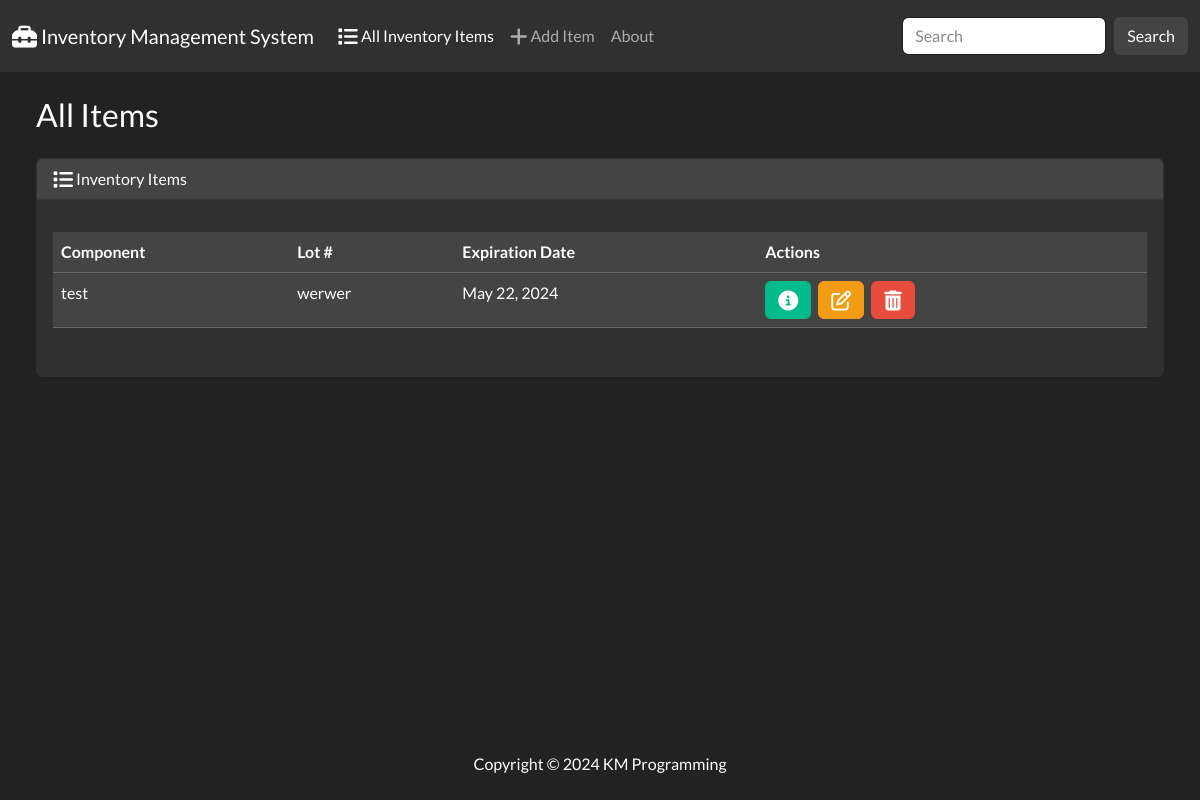
Before: / with the older database file.
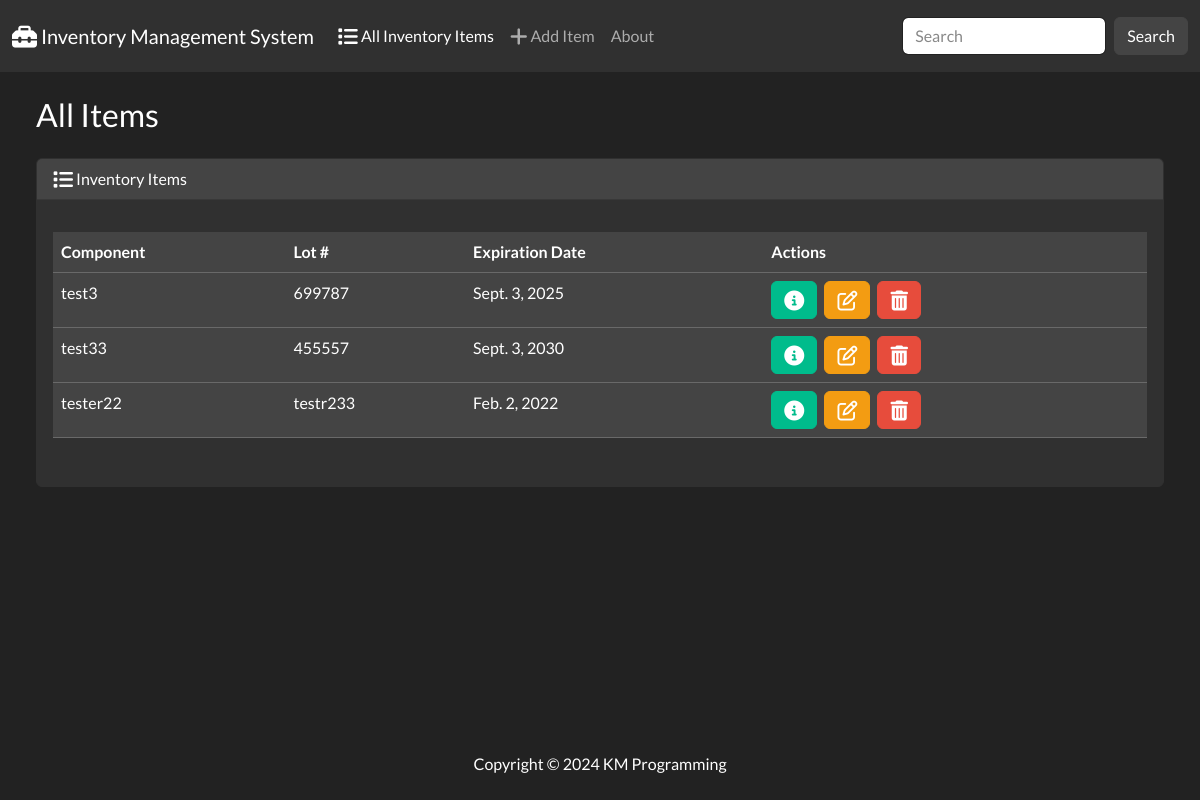
After: the same page with the newer database file.
### inventory/models.py (models this page shows, shortened)
class Inventory(models.Model):
    name = models.CharField(max_length=100)
    lot_number = models.CharField(max_length=50, blank=False, null=False)
    expiration_date = models.DateField(max_length=100)

### inventory/views.py (the view)
# urls.py: path('', views.index, name='index'),
def index(request):
    return render(request, 'inventory/index.html', {'inventory': Inventory.objects.all()})

### inventory/templates/inventory/index.html (shortened to what this page needs)
{% extends "inventory/base.html" %}
{% block body %}
<h3 class="m-4">All Items</h3>
<div class="row">
    <div class="col-12">
        {% if inventory %}
            <div class="ms-4 me-4 card border-dark mb-4">
                <div class="card-header">
                    <i class="fa-lg fa-solid fa-list"></i> Inventory Items
                </div>
                <div class="card-body">
                    <p class="card-text">
                        <div class="table-responsive">
                            <table class="table table-hover">
                                <thead>
                                  <tr class="table-secondary">
                                    <th scope="col">Component</th>
                                    <th scope="col">Lot #</th>
                                    <th scope="col">Expiration Date</th>
                                    <th scope="col">Actions</th>
                                  </tr>
                                </thead>
                                <tbody>
                                    {% for item in inventory %}
                                        <tr class="table-secondary">
                                            <td>{{ item.name }}</td>
                                            <td>{{ item.lot_number }}</td>
                                            <td>{{ item.expiration_date }}</td>
                                            <td>
                                                <button href="{% url 'view_item' item.id %}" data-bs-toggle="modal" data-bs-target="#mymodal{{inventory.id}}" type="button" class="btn me-1 btn-success"><i class="fa-lg fa-solid fa-circle-info"></i></button>
                                                <a class="btn btn-warning me-1" href="{% url 'edit' item.id %}"><i class="fa-lg fa-regular fa-pen-to-square"></i></a>
                                                <button type="button" class="btn btn-danger" data-bs-toggle="modal" data-bs-target="#delete{{inventory.id}}"><i class="fa-lg fa-solid fa-trash-can"></i></button>
                                            </td>
                                        </tr>
                                    {% endfor %}
                                </tbody>
                              </table>
                        </div>
                    </p>
                </div>
            </div>
        {% else %}
            <div class="alert alert-danger" role="alert">
                No items found
            </div>
        {% endif %}
    </div>
</div>
{% endblock %}

### inventory/templates/inventory/base.html (shortened to what this page needs)
{% load static %}
<!DOCTYPE html>
<html lang="en">
<head>
    <link rel="stylesheet" href="https://cdnjs.cloudflare.com/ajax/libs/font-awesome/6.5.1/css/all.min.css">
    <link rel="stylesheet" href="{% static 'css/bootstrap.min.css' %}">
</head>
<body class="d-flex flex-column min-vh-100">
    <nav class="navbar navbar-expand-lg bg-dark" data-bs-theme="dark">
        <div class="container-fluid">
          <a class="navbar-brand" href="{% url 'index' %}"><i class="fa-lg fa-solid fa-toolbox"></i> Inventory Management System</a>
          <div class="collapse navbar-collapse" id="navbarColor02">
            <ul class="navbar-nav me-auto">
              <li class="nav-item">
                <a class="nav-link active" href="{% url 'index' %}"><i class="fa-lg fa-solid fa-list"></i> All Inventory Items
                </a>
              </li>
              <li class="nav-item">
                <a class="nav-link" href="{% url 'add' %}"><i class="fa-lg fa-solid fa-plus"></i> Add Item</a>
              </li>
              <li class="nav-item">
                <a class="nav-link" href="#">About</a>
              </li>
            </ul>
            <form class="d-flex">
              <input class="form-control me-sm-2" type="search" placeholder="Search">
              <button class="btn btn-secondary my-2 my-sm-0" type="submit">Search</button>
            </form>
          </div>
        </div>
      </nav>
    <div class="container-fluid">
        {% block body %}
        {% endblock %}
    </div>
    <footer class="mt-auto mb-4">
        <div class="text-center">
            <span>Copyright &copy; <script>document.write(new Date().getFullYear())</script> KM Programming</span>
        </div>
    </footer>
</body>
</html>

Changed rows visible on the page:
removed Inventory: name "test", lot_number "werwer", expiration_date "May 22, 2024"
added Inventory: name "test3", lot_number "699787", expiration_date "Sept. 3, 2025"
added Inventory: name "test33", lot_number "455557", expiration_date "Sept. 3, 2030"
added Inventory: name "tester22", lot_number "testr233", expiration_date "Feb. 2, 2022"
